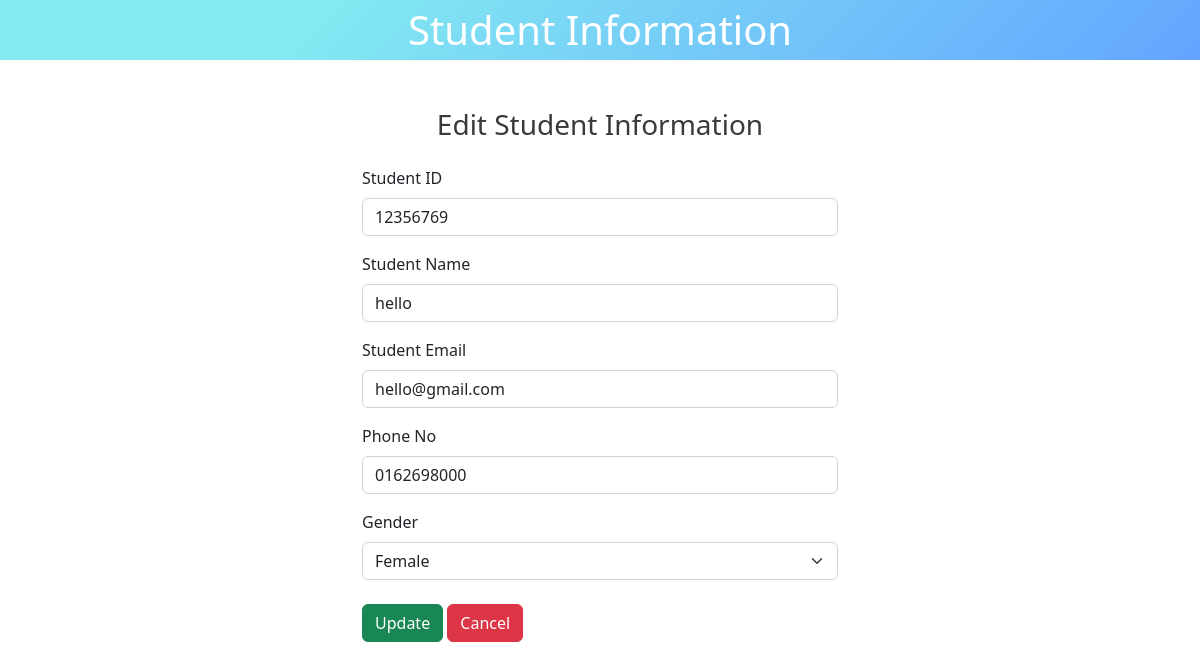
Page /edit-student.php?id=20 on the committed database.
### tables this page shows
CREATE TABLE `studentinfo` (
  `id` int(50) NOT NULL,
  `student_id` varchar(100) NOT NULL,
  `student_name` varchar(100) NOT NULL,
  `student_email` varchar(100) NOT NULL,
  `phone` varchar(20) NOT NULL,
  `gender` varchar(100) NOT NULL
);

### edit-student.php (the view, shortened to what this page needs)
<?php
    include('database.php');
    $id = $_GET['id'];
?>
<!DOCTYPE html>
<html lang="en">
<head>
    <link rel="stylesheet" href="	https://cdn.jsdelivr.net/npm/bootstrap@5.2.2/dist/css/bootstrap.min.css">
    <link rel="stylesheet" href="assets/css/style.css">
</head>
<body>
    <header>
        <div class="bg-color mb-5 text-center">
            <a href="index.php" class="text-center text-white py-3 fs-1 text-decoration-none">Student Information</a>
        </div>
    </header>
    <main>
        <div class="form-area container">
            <h3 class="text-center mt-5 mb-4 text-color">Edit Student Information</h3>
            <?php
                $sql = "SELECT * FROM `studentinfo` WHERE id = $id LIMIT 1";
                $res = mysqli_query($conn, $sql);
                $row = mysqli_fetch_assoc($res);
            ?>
            <form action="" method="post">
                <div class="mb-3">
                    <label for="id" class="form-label">Student ID</label>
                    <input type="tel" class="form-control" id="id" name="student_id" value="<?php echo $row['student_id'] ?>" required>
                </div>
                <div class="mb-3">
                    <label for="name" class="form-label">Student Name</label>
                    <input type="text" class="form-control" id="name" name="student_name" value="<?php echo $row['student_name'] ?>" required>
                </div>
                <div class="mb-3">
                    <label for="email" class="form-label">Student Email</label>
                    <input type="email" class="form-control" id="email" name="student_email" value="<?php echo $row['student_email'] ?>" required>
                </div>
                <div class="mb-3">
                    <label for="phone" class="form-label">Phone No</label>
                    <input type="phone" class="form-control" id="phone" name="phone" value="<?php echo $row['phone'] ?>" required>
                </div>
                <div>
                    <label for="gender" class="form-label">Gender</label>
                    <select class="form-select" aria-label="Default select example" name="gender" id="gender" required>
                        <option value="Female" <?php echo($row ['gender']=='Female')? "selected":""; ?>>Female</option>
                      </select>
                </div>
                <div class="mt-4 mb-5">
                    <button type="submit" name="submit" class="btn btn-success">Update</button>
                    <a href="index.php" class="btn btn-danger">Cancel</a>
                </div>
            </form>
        </div>
    </main>
</body>
</html>

### assets/css/style.css (style rules this page uses)
a { text-decoration: none; }
.form-area { width: 500px; flex-direction: column; }
.bg-color { background-image: linear-gradient(315deg, #63a4ff 0%, #83eaf1 74%); }
.text-color { color: #3a3a3a; }

### rows in the picture
studentinfo: student_id "12356769", student_name "hello", student_email "hello@gmail.com", phone "0162698000", gender "Female"
